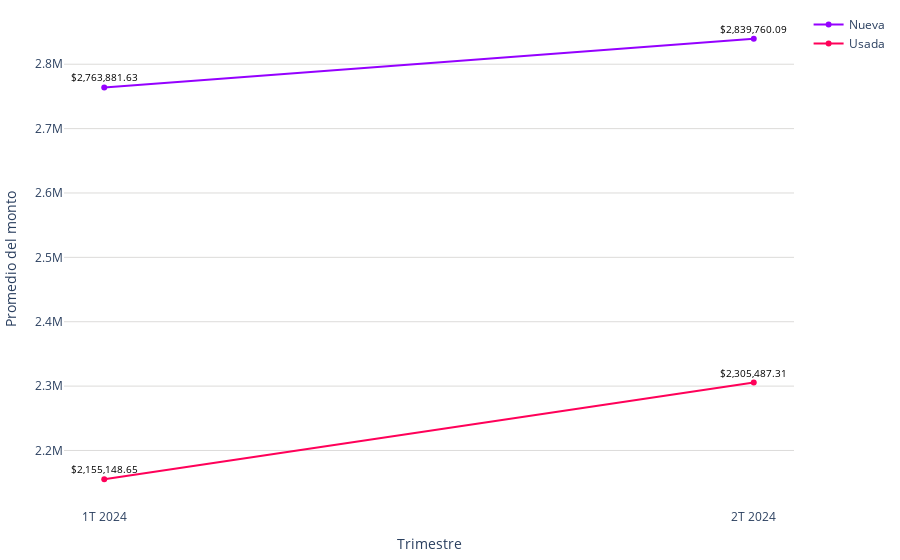

The notebook cell saved with this chart:
### Code cell
# Datos
trimestres = promedio_monto_por_modalidad_mes['trimestre']
modalidades = promedio_monto_por_modalidad_mes['modalidad']
promedios = promedio_monto_por_modalidad_mes['promedio']

# Limpiar las cadenas de promedio y convertirlas a números
promedios_limpios = [float(promedio.replace(',', '')) for promedio in promedios]

colors = ['#9500ff', '#ff0059']
fig = go.Figure()

# Agregar líneas para cada modalidad
for i, modalidad in enumerate(modalidades.unique()):
    df_modalidad = promedio_monto_por_modalidad_mes[promedio_monto_por_modalidad_mes['modalidad'] == modalidad]
    fig.add_trace(go.Scatter(
        x=df_modalidad['trimestre'],
        y=df_modalidad['promedio'].apply(lambda x: float(x.replace(',', ''))),  # Usar los promedios limpios
        mode='markers+lines',
        name=modalidad,
        line=dict(color=colors[i % len(colors)])  # Asignar colores a las líneas
    ))

fig.update_layout(
    #title='Promedio de valor de créditos para viviendas nuevas y usadas (2023)',
    xaxis=dict(title='Trimestre'),
    yaxis=dict(title='Promedio del monto', gridcolor='#dddcda'),
    margin=dict(l=10, r=10, t=10, b=10),  # Ajusta los márgenes (left, right, top, bottom)
    plot_bgcolor='rgba(0,0,0,0)',  # Color de fondo del gráfico
)


# Agregar etiquetas de texto a los puntos con símbolo de dólar
for trace in fig.data:
    df_modalidad = promedio_monto_por_modalidad_mes[promedio_monto_por_modalidad_mes['modalidad'] == trace.name]
    for i, point in enumerate(trace.y):
        # Formatear el promedio con símbolo de dólar
        promedio_con_dolar = f'${df_modalidad.iloc[i]["promedio"]}'
        fig.add_annotation(
            x=trace.x[i],
            y=point,
            text=promedio_con_dolar,
            showarrow=False,
            font=dict(color='black', size=10),
            yshift=10
        )

# Exportar gráfica como archivo HTML
def guardar_grafico_como_html(fig, nombre_archivo, carpeta='assets\graficas'):
    # Crear la carpeta si no existe
    if not os.path.exists(carpeta):
        os.makedirs(carpeta)
    config = {
        'displaylogo': False,  # Ocultar el logo de Plotly
        'modeBarButtonsToRemove': [
            'toImage',       # Botón para guardar como imagen
            'select2d',      # Box select
            'lasso2d',       # Lasso select
            'resetScale2d',  # Reset Axes
        ]
    }
    # Gráfica como archivo HTML en la carpeta especificada
    pio.write_html(fig, f'{carpeta}/{nombre_archivo}.html', config=config)


guardar_grafico_como_html(fig, 'g_scatt_creditos_nuevausada_2024', carpeta='assets\graficas')
fig.show()

### Figure 1 — Plotly figure (JSON) as saved in the notebook; plotly's stock layout.template omitted (floating-point values rounded to 4 significant figures)
{"data": [{"line": {"color": "#9500ff"}, "mode": "markers+lines", "name": "Nueva", "type": "scatter", "x": ["1T 2024", "2T 2024"], "y": [2764000.0, 2840000.0]}, {"line": {"color": "#ff0059"}, "mode": "markers+lines", "name": "Usada", "type": "scatter", "x": ["1T 2024", "2T 2024"], "y": [2155000.0, 2305000.0]}], "layout": {"annotations": [{"font": {"color": "black", "size": 10}, "showarrow": false, "text": "$2,763,881.63", "x": "1T 2024", "y": 2764000.0, "yshift": 10}, {"font": {"color": "black", "size": 10}, "showarrow": false, "text": "$2,839,760.09", "x": "2T 2024", "y": 2840000.0, "yshift": 10}, {"font": {"color": "black", "size": 10}, "showarrow": false, "text": "$2,155,148.65", "x": "1T 2024", "y": 2155000.0, "yshift": 10}, {"font": {"color": "black", "size": 10}, "showarrow": false, "text": "$2,305,487.31", "x": "2T 2024", "y": 2305000.0, "yshift": 10}], "margin": {"b": 10, "l": 10, "r": 10, "t": 10}, "plot_bgcolor": "rgba(0,0,0,0)", "xaxis": {"title": {"text": "Trimestre"}}, "yaxis": {"gridcolor": "#dddcda", "title": {"text": "Promedio del monto"}}}}
